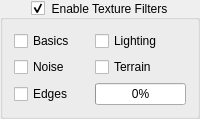
           <widget class="QGroupBox" name="process_images">
            <property name="sizePolicy">
             <sizepolicy hsizetype="Preferred" vsizetype="Preferred">
              <horstretch>0</horstretch>
              <verstretch>0</verstretch>
             </sizepolicy>
            </property>
            <property name="minimumSize">
             <size>
              <width>180</width>
              <height>100</height>
             </size>
            </property>
            <property name="title">
             <string>Enable Texture Filters</string>
            </property>
            <property name="alignment">
             <set>Qt::AlignmentFlag::AlignCenter</set>
            </property>
            <property name="checkable">
             <bool>true</bool>
            </property>
            <layout class="QGridLayout" name="gridLayout_2">
             <item row="0" column="0">
              <widget class="QCheckBox" name="enable_basic_filters">
               <property name="text">
                <string>Basics</string>
               </property>
              </widget>
             </item>
             <item row="3" column="0">
              <widget class="QCheckBox" name="enable_texture_edges">
               <property name="toolTip">
                <string>Enables blending at biome edges for smooth transitions.</string>
               </property>
               <property name="accessibleName">
                <string>Edge Blending Enabled</string>
               </property>
               <property name="text">
                <string>Edges</string>
               </property>
              </widget>
             </item>
             <item row="2" column="0">
              <widget class="QCheckBox" name="enable_texture_noise">
               <property name="text">
                <string>Noise</string>
               </property>
              </widget>
             </item>
             <item row="3" column="1">
              <widget class="QProgressBar" name="text_count_progressBar">
               <property name="sizePolicy">
                <sizepolicy hsizetype="Preferred" vsizetype="Minimum">
                 <horstretch>0</horstretch>
                 <verstretch>0</verstretch>
                </sizepolicy>
               </property>
               <property name="minimumSize">
                <size>
                 <width>0</width>
                 <height>0</height>
                </size>
               </property>
               <property name="toolTip">
                <string>May appear to stall, it's still working.</string>
               </property>
               <property name="value">
                <number>0</number>
               </property>
               <property name="textVisible">
                <bool>true</bool>
               </property>
               <property name="invertedAppearance">
                <bool>false</bool>
               </property>
              </widget>
             </item>
             <item row="0" column="1">
              <widget class="QCheckBox" name="enable_texture_light">
               <property name="text">
                <string>Lighting</string>
               </property>
              </widget>
             </item>
             <item row="2" column="1">
              <widget class="QCheckBox" name="enable_texture_terrain">
               <property name="minimumSize">
                <size>
                 <width>0</width>
                 <height>0</height>
                </size>
               </property>
               <property name="font">
                <font>
                 <strikeout>false</strikeout>
                </font>
               </property>
               <property name="layoutDirection">
                <enum>Qt::LayoutDirection::LeftToRight</enum>
               </property>
               <property name="text">
                <string>Terrain</string>
               </property>
              </widget>
             </item>
            </layout>
           </widget>
